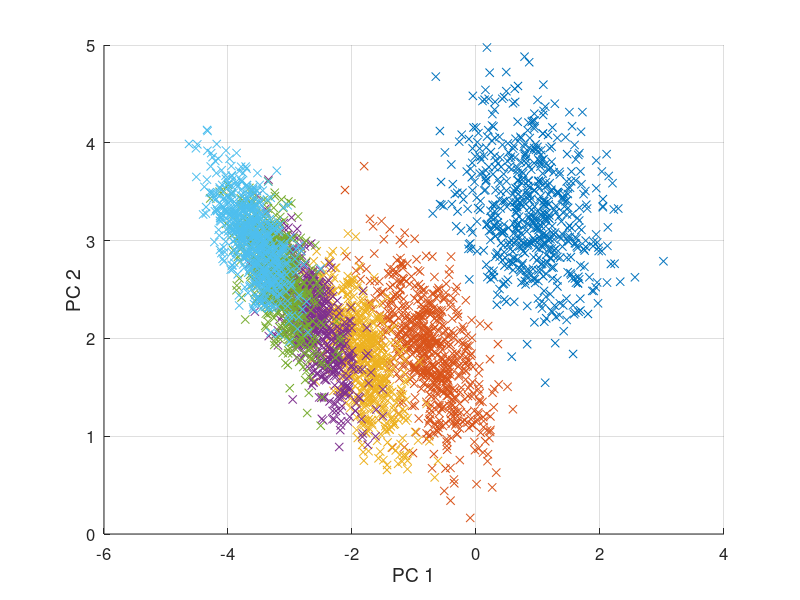

Source code (MATLAB): (Note: this script raises an error after producing the figure.)
%% Load and plot example data
load('syntheticDataValidation/exampleData.mat')

Y = [];
for jt = 1:length(scdata)
    Y = [Y scdata{jt}];
end
Y = Y - mean(Y,2);
[U,~,~] = svd(Y);
figure; hold on; grid on;
for jt = 1:length(scdata)
    plot(U(:,1)'*scdata{jt},U(:,2)'*scdata{jt},'x')
end
set(gca,'FontSize',12)
xlabel('PC 1','FontSize',14)
ylabel('PC 2','FontSize',14)



%% Run GRIT with default options and calculate performance metrics
opts = struct;
[GRN,A,transportMap] = GRIT(scdata,Tgrid,[],[],opts);

%Performance
[AUROC, AUPR] = Performance(GT,GRN,true)







